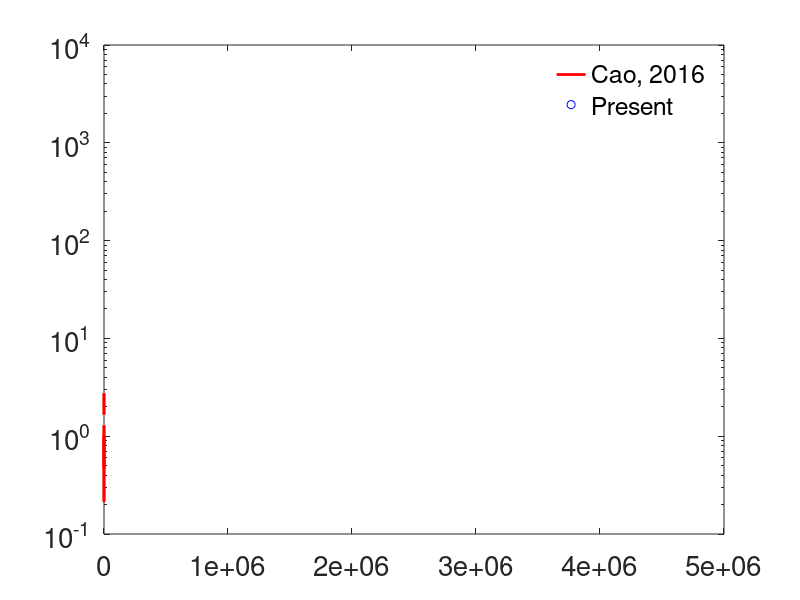

Reproduce this figure in MATLAB.
clear all; close all;clc;


load 001.dat;
Ta1=X001;
load 01.dat;
Ta2=X01;
load 05.dat
Ta3=X05;
Ta3(:,2)=Ta3(:,2)

C=1627100;
q=1E15;
k=150;
v=2677;
xx=0:0.01:1
S=q;
L=2e-7;

load Tempcell.dat;
T11=Tempcell;
T11(:,4)=8*k*(T11(:,4))/S/L/L;

semilogy(Ta1(:,1),Ta1(:,2),'r','LineWidth',2);
hold on
scatter(T11(:,1)/L,T11(:,4),'MarkerEdgecolor','b');
hold on

plot(Ta2(:,1),Ta2(:,2),'r','LineWidth',2);
hold on


plot(Ta3(:,1),Ta3(:,2),'r','LineWidth',2);
hold on


% load testforsquare/internalheat_gray1/Tempcell.dat;
% T11=Tempcell;
% T11(:,3)=8*k*(T11(:,3))/S/1e-4/1e-4;
% load testforsquare_1200/internalheat_gray1/Tempcell.dat;
% T21=Tempcell;
% T21(:,3)=8*k*(T21(:,3))/S/1e-4/1e-4;
% load testforsquare_225/internalheat_gray1/Tempcell.dat;
% T31=Tempcell;
% T31(:,3)=8*k*(T31(:,3))/S/1e-4/1e-4;
% scatter(T11(:,1),T11(:,3),'MarkerEdgecolor','b');
% hold on
% scatter(T21(:,1),T21(:,3),'MarkerEdgecolor','k');
% hold on
% scatter(T31(:,1),T31(:,3),'MarkerEdgecolor','g');
% hold on


legend('Cao, 2016','Present');
legend boxoff

set(gca,'FontSize',20);